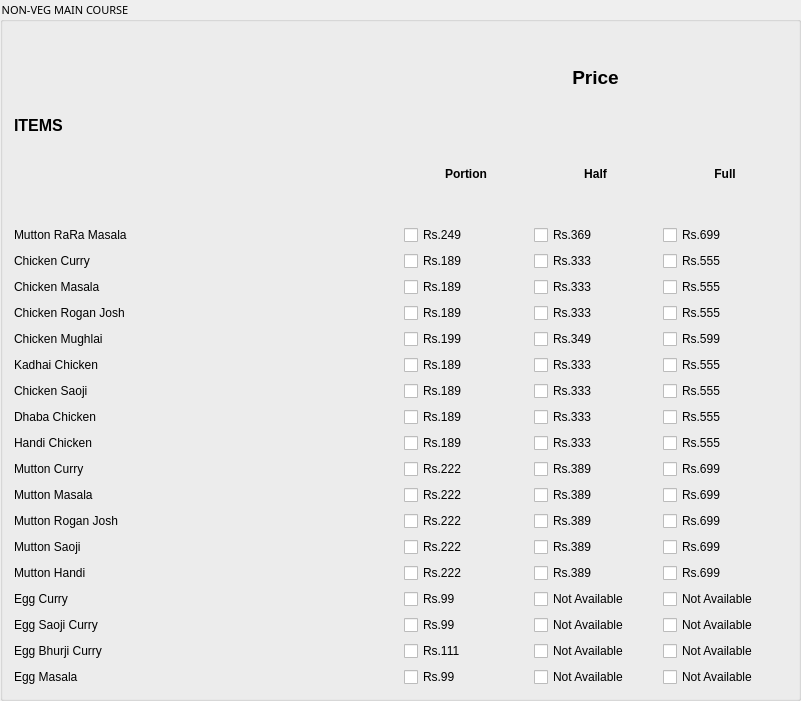
  <widget class="QGroupBox" name="groupBox">
   <property name="geometry">
    <rect>
     <x>100</x>
     <y>0</y>
     <width>801</width>
     <height>701</height>
    </rect>
   </property>
   <property name="font">
    <font>
     <family>Arial Black</family>
     <pointsize>8</pointsize>
     <weight>10</weight>
     <italic>false</italic>
     <bold>false</bold>
    </font>
   </property>
   <property name="styleSheet">
    <string notr="true">color: rgb(0, 0, 0);
font: 87 8pt &quot;Arial Black&quot;;</string>
   </property>
   <property name="title">
    <string>NON-VEG MAIN COURSE</string>
   </property>
   <layout class="QVBoxLayout" name="verticalLayout_2">
    <item>
     <layout class="QHBoxLayout" name="horizontalLayout_76">
      <item>
       <widget class="QLabel" name="label">
        <property name="styleSheet">
         <string notr="true">color: rgb(0, 0, 0);
font: 87 8pt &quot;Arial Black&quot;;</string>
        </property>
        <property name="text">
         <string>&lt;html&gt;&lt;head/&gt;&lt;body&gt;&lt;p&gt;&lt;span style=&quot; font-size:12pt; font-weight:600;&quot;&gt;ITEMS&lt;/span&gt;&lt;/p&gt;&lt;/body&gt;&lt;/html&gt;</string>
        </property>
       </widget>
      </item>
      <item>
       <layout class="QVBoxLayout" name="verticalLayout">
        <item>
         <widget class="QLabel" name="label_2">
          <property name="styleSheet">
           <string notr="true">color: rgb(0, 0, 0);
font: 87 8pt &quot;Arial Black&quot;;</string>
          </property>
          <property name="text">
           <string>&lt;html&gt;&lt;head/&gt;&lt;body&gt;&lt;p align=&quot;center&quot;&gt;&lt;span style=&quot; font-size:14pt; font-weight:600;&quot;&gt;Price&lt;/span&gt;&lt;/p&gt;&lt;/body&gt;&lt;/html&gt;</string>
          </property>
         </widget>
        </item>
        <item>
         <layout class="QHBoxLayout" name="horizontalLayout">
          <item>
           <widget class="QLabel" name="label_3">
            <property name="styleSheet">
             <string notr="true">color: rgb(0, 0, 0);
font: 87 8pt &quot;Arial Black&quot;;</string>
            </property>
            <property name="text">
             <string>&lt;html&gt;&lt;head/&gt;&lt;body&gt;&lt;p align=&quot;center&quot;&gt;&lt;span style=&quot; font-weight:600;&quot;&gt;Portion&lt;/span&gt;&lt;/p&gt;&lt;/body&gt;&lt;/html&gt;</string>
            </property>
           </widget>
          </item>
          <item>
           <widget class="QLabel" name="label_5">
            <property name="styleSheet">
             <string notr="true">color: rgb(0, 0, 0);
font: 87 8pt &quot;Arial Black&quot;;</string>
            </property>
            <property name="text">
             <string>&lt;html&gt;&lt;head/&gt;&lt;body&gt;&lt;p align=&quot;center&quot;&gt;&lt;span style=&quot; font-weight:600;&quot;&gt;Half&lt;/span&gt;&lt;/p&gt;&lt;/body&gt;&lt;/html&gt;</string>
            </property>
           </widget>
          </item>
          <item>
           <widget class="QLabel" name="label_4">
            <property name="styleSheet">
             <string notr="true">color: rgb(0, 0, 0);
font: 87 8pt &quot;Arial Black&quot;;</string>
            </property>
            <property name="text">
             <string>&lt;html&gt;&lt;head/&gt;&lt;body&gt;&lt;p align=&quot;center&quot;&gt;&lt;span style=&quot; font-weight:600;&quot;&gt;Full&lt;/span&gt;&lt;/p&gt;&lt;/body&gt;&lt;/html&gt;</string>
            </property>
           </widget>
          </item>
         </layout>
        </item>
       </layout>
      </item>
     </layout>
    </item>
    <item>
     <layout class="QHBoxLayout" name="horizontalLayout_75">
      <item>
       <widget class="QLabel" name="label_121">
        <property name="styleSheet">
         <string notr="true">color: rgb(0, 0, 0);
font: 87 8pt &quot;Arial Black&quot;;</string>
        </property>
        <property name="text">
         <string>Mutton RaRa Masala</string>
        </property>
       </widget>
      </item>
      <item>
       <layout class="QHBoxLayout" name="horizontalLayout_57">
        <item>
         <widget class="QCheckBox" name="checkBox_70">
          <property name="styleSheet">
           <string notr="true">color: rgb(0, 0, 0);
font: 87 8pt &quot;Arial Black&quot;;</string>
          </property>
          <property name="text">
           <string>Rs.249</string>
          </property>
         </widget>
        </item>
        <item>
         <widget class="QCheckBox" name="checkBox_71">
          <property name="styleSheet">
           <string notr="true">color: rgb(0, 0, 0);
font: 87 8pt &quot;Arial Black&quot;;</string>
          </property>
          <property name="text">
           <string>Rs.369</string>
          </property>
         </widget>
        </item>
        <item>
         <widget class="QCheckBox" name="checkBox_72">
          <property name="styleSheet">
           <string notr="true">color: rgb(0, 0, 0);
font: 87 8pt &quot;Arial Black&quot;;</string>
          </property>
          <property name="text">
           <string>Rs.699</string>
          </property>
         </widget>
        </item>
       </layout>
      </item>
     </layout>
    </item>
    <item>
     <layout class="QHBoxLayout" name="horizontalLayout_74">
      <item>
       <widget class="QLabel" name="label_122">
        <property name="styleSheet">
         <string notr="true">color: rgb(0, 0, 0);
font: 87 8pt &quot;Arial Black&quot;;</string>
        </property>
        <property name="text">
         <string>Chicken Curry</string>
        </property>
       </widget>
      </item>
      <item>
       <layout class="QHBoxLayout" name="horizontalLayout_60">
        <item>
         <widget class="QCheckBox" name="checkBox_79">
          <property name="styleSheet">
           <string notr="true">color: rgb(0, 0, 0);
font: 87 8pt &quot;Arial Black&quot;;</string>
          </property>
          <property name="text">
           <string>Rs.189</string>
          </property>
         </widget>
        </item>
        <item>
         <widget class="QCheckBox" name="checkBox_80">
          <property name="styleSheet">
           <string notr="true">color: rgb(0, 0, 0);
font: 87 8pt &quot;Arial Black&quot;;</string>
          </property>
          <property name="text">
           <string>Rs.333</string>
          </property>
         </widget>
        </item>
        <item>
         <widget class="QCheckBox" name="checkBox_81">
          <property name="styleSheet">
           <string notr="true">color: rgb(0, 0, 0);
font: 87 8pt &quot;Arial Black&quot;;</string>
          </property>
          <property name="text">
           <string>Rs.555</string>
          </property>
         </widget>
        </item>
       </layout>
      </item>
     </layout>
    </item>
    <item>
     <layout class="QHBoxLayout" name="horizontalLayout_73">
      <item>
       <widget class="QLabel" name="label_123">
        <property name="styleSheet">
         <string notr="true">color: rgb(0, 0, 0);
font: 87 8pt &quot;Arial Black&quot;;</string>
        </property>
        <property name="text">
         <string>Chicken Masala</string>
        </property>
       </widget>
      </item>
      <item>
       <layout class="QHBoxLayout" name="horizontalLayout_56">
        <item>
         <widget class="QCheckBox" name="checkBox_67">
          <property name="styleSheet">
           <string notr="true">color: rgb(0, 0, 0);
font: 87 8pt &quot;Arial Black&quot;;</string>
          </property>
          <property name="text">
           <string>Rs.189</string>
          </property>
         </widget>
        </item>
        <item>
         <widget class="QCheckBox" name="checkBox_68">
          <property name="styleSheet">
           <string notr="true">color: rgb(0, 0, 0);
font: 87 8pt &quot;Arial Black&quot;;</string>
          </property>
          <property name="text">
           <string>Rs.333</string>
          </property>
         </widget>
        </item>
        <item>
         <widget class="QCheckBox" name="checkBox_69">
          <property name="styleSheet">
           <string notr="true">color: rgb(0, 0, 0);
font: 87 8pt &quot;Arial Black&quot;;</string>
          </property>
          <property name="text">
           <string>Rs.555</string>
          </property>
         </widget>
        </item>
       </layout>
      </item>
     </layout>
    </item>
    <item>
     <layout class="QHBoxLayout" name="horizontalLayout_72">
      <item>
       <widget class="QLabel" name="label_124">
        <property name="styleSheet">
         <string notr="true">color: rgb(0, 0, 0);
font: 87 8pt &quot;Arial Black&quot;;</string>
        </property>
        <property name="text">
         <string>Chicken Rogan Josh</string>
        </property>
       </widget>
      </item>
      <item>
       <layout class="QHBoxLayout" name="horizontalLayout_55">
        <item>
         <widget class="QCheckBox" name="checkBox_64">
          <property name="styleSheet">
           <string notr="true">color: rgb(0, 0, 0);
font: 87 8pt &quot;Arial Black&quot;;</string>
          </property>
          <property name="text">
           <string>Rs.189</string>
          </property>
         </widget>
        </item>
        <item>
         <widget class="QCheckBox" name="checkBox_65">
          <property name="styleSheet">
           <string notr="true">color: rgb(0, 0, 0);
font: 87 8pt &quot;Arial Black&quot;;</string>
          </property>
          <property name="text">
           <string>Rs.333</string>
          </property>
         </widget>
        </item>
        <item>
         <widget class="QCheckBox" name="checkBox_66">
          <property name="styleSheet">
           <string notr="true">color: rgb(0, 0, 0);
font: 87 8pt &quot;Arial Black&quot;;</string>
          </property>
          <property name="text">
           <string>Rs.555</string>
          </property>
         </widget>
        </item>
       </layout>
      </item>
     </layout>
    </item>
    <item>
     <layout class="QHBoxLayout" name="horizontalLayout_71">
      <item>
       <widget class="QLabel" name="label_125">
        <property name="styleSheet">
         <string notr="true">color: rgb(0, 0, 0);
font: 87 8pt &quot;Arial Black&quot;;</string>
        </property>
        <property name="text">
         <string>Chicken Mughlai</string>
        </property>
       </widget>
      </item>
      <item>
       <layout class="QHBoxLayout" name="horizontalLayout_40">
        <item>
         <widget class="QCheckBox" name="checkBox">
          <property name="styleSheet">
           <string notr="true">color: rgb(0, 0, 0);
font: 87 8pt &quot;Arial Black&quot;;</string>
          </property>
          <property name="text">
           <string>Rs.199</string>
          </property>
         </widget>
        </item>
        <item>
         <widget class="QCheckBox" name="checkBox_20">
          <property name="styleSheet">
           <string notr="true">color: rgb(0, 0, 0);
font: 87 8pt &quot;Arial Black&quot;;</string>
          </property>
          <property name="text">
           <string>Rs.349</string>
          </property>
         </widget>
        </item>
        <item>
         <widget class="QCheckBox" name="checkBox_21">
          <property name="styleSheet">
           <string notr="true">color: rgb(0, 0, 0);
font: 87 8pt &quot;Arial Black&quot;;</string>
          </property>
          <property name="text">
           <string>Rs.599</string>
          </property>
         </widget>
        </item>
       </layout>
      </item>
     </layout>
    </item>
    <item>
     <layout class="QHBoxLayout" name="horizontalLayout_66">
      <item>
       <widget class="QLabel" name="label_130">
        <property name="styleSheet">
         <string notr="true">color: rgb(0, 0, 0);
font: 87 8pt &quot;Arial Black&quot;;</string>
        </property>
        <property name="text">
         <string>Kadhai Chicken</string>
        </property>
       </widget>
      </item>
      <item>
       <layout class="QHBoxLayout" name="horizontalLayout_45">
        <item>
         <widget class="QCheckBox" name="checkBox_34">
          <property name="styleSheet">
           <string notr="true">color: rgb(0, 0, 0);
font: 87 8pt &quot;Arial Black&quot;;</string>
          </property>
          <property name="text">
           <string>Rs.189</string>
          </property>
         </widget>
        </item>
        <item>
         <widget class="QCheckBox" name="checkBox_35">
          <property name="styleSheet">
           <string notr="true">color: rgb(0, 0, 0);
font: 87 8pt &quot;Arial Black&quot;;</string>
          </property>
          <property name="text">
           <string>Rs.333</string>
          </property>
         </widget>
        </item>
        <item>
         <widget class="QCheckBox" name="checkBox_36">
          <property name="styleSheet">
           <string notr="true">color: rgb(0, 0, 0);
font: 87 8pt &quot;Arial Black&quot;;</string>
          </property>
          <property name="text">
           <string>Rs.555</string>
          </property>
         </widget>
        </item>
       </layout>
      </item>
     </layout>
    </item>
    <item>
     <layout class="QHBoxLayout" name="horizontalLayout_70">
      <item>
       <widget class="QLabel" name="label_126">
        <property name="styleSheet">
         <string notr="true">color: rgb(0, 0, 0);
font: 87 8pt &quot;Arial Black&quot;;</string>
        </property>
        <property name="text">
         <string>Chicken Saoji</string>
        </property>
       </widget>
      </item>
      <item>
       <layout class="QHBoxLayout" name="horizontalLayout_41">
        <item>
         <widget class="QCheckBox" name="checkBox_22">
          <property name="styleSheet">
           <string notr="true">color: rgb(0, 0, 0);
font: 87 8pt &quot;Arial Black&quot;;</string>
          </property>
          <property name="text">
           <string>Rs.189</string>
          </property>
         </widget>
        </item>
        <item>
         <widget class="QCheckBox" name="checkBox_23">
          <property name="styleSheet">
           <string notr="true">color: rgb(0, 0, 0);
font: 87 8pt &quot;Arial Black&quot;;</string>
          </property>
          <property name="text">
           <string>Rs.333</string>
          </property>
         </widget>
        </item>
        <item>
         <widget class="QCheckBox" name="checkBox_24">
          <property name="styleSheet">
           <string notr="true">color: rgb(0, 0, 0);
font: 87 8pt &quot;Arial Black&quot;;</string>
          </property>
          <property name="text">
           <string>Rs.555</string>
          </property>
         </widget>
        </item>
       </layout>
      </item>
     </layout>
    </item>
    <item>
     <layout class="QHBoxLayout" name="horizontalLayout_69">
      <item>
       <widget class="QLabel" name="label_127">
        <property name="styleSheet">
         <string notr="true">color: rgb(0, 0, 0);
font: 87 8pt &quot;Arial Black&quot;;</string>
        </property>
        <property name="text">
         <string>Dhaba Chicken</string>
        </property>
       </widget>
      </item>
      <item>
       <layout class="QHBoxLayout" name="horizontalLayout_42">
        <item>
         <widget class="QCheckBox" name="checkBox_25">
          <property name="styleSheet">
           <string notr="true">color: rgb(0, 0, 0);
font: 87 8pt &quot;Arial Black&quot;;</string>
          </property>
          <property name="text">
           <string>Rs.189</string>
          </property>
         </widget>
        </item>
        <item>
         <widget class="QCheckBox" name="checkBox_26">
          <property name="styleSheet">
           <string notr="true">color: rgb(0, 0, 0);
font: 87 8pt &quot;Arial Black&quot;;</string>
          </property>
          <property name="text">
           <string>Rs.333</string>
          </property>
         </widget>
        </item>
        <item>
         <widget class="QCheckBox" name="checkBox_27">
          <property name="styleSheet">
           <string notr="true">color: rgb(0, 0, 0);
font: 87 8pt &quot;Arial Black&quot;;</string>
          </property>
          <property name="text">
           <string>Rs.555</string>
          </property>
         </widget>
        </item>
       </layout>
      </item>
     </layout>
    </item>
    <item>
     <layout class="QHBoxLayout" name="horizontalLayout_64">
      <item>
       <widget class="QLabel" name="label_132">
        <property name="styleSheet">
         <string notr="true">color: rgb(0, 0, 0);
font: 87 8pt &quot;Arial Black&quot;;</string>
        </property>
        <property name="text">
         <string>Handi Chicken</string>
        </property>
       </widget>
      </item>
      <item>
       <layout class="QHBoxLayout" name="horizontalLayout_47">
        <item>
         <widget class="QCheckBox" name="checkBox_40">
          <property name="styleSheet">
           <string notr="true">color: rgb(0, 0, 0);
font: 87 8pt &quot;Arial Black&quot;;</string>
          </property>
          <property name="text">
           <string>Rs.189</string>
          </property>
         </widget>
        </item>
        <item>
         <widget class="QCheckBox" name="checkBox_41">
          <property name="styleSheet">
           <string notr="true">color: rgb(0, 0, 0);
font: 87 8pt &quot;Arial Black&quot;;</string>
          </property>
          <property name="text">
           <string>Rs.333</string>
          </property>
         </widget>
        </item>
        <item>
         <widget class="QCheckBox" name="checkBox_42">
          <property name="styleSheet">
           <string notr="true">color: rgb(0, 0, 0);
font: 87 8pt &quot;Arial Black&quot;;</string>
          </property>
          <property name="text">
           <string>Rs.555</string>
          </property>
         </widget>
        </item>
       </layout>
      </item>
     </layout>
    </item>
    <item>
     <layout class="QHBoxLayout" name="horizontalLayout_68">
      <item>
       <widget class="QLabel" name="label_128">
        <property name="styleSheet">
         <string notr="true">color: rgb(0, 0, 0);
font: 87 8pt &quot;Arial Black&quot;;</string>
        </property>
        <property name="text">
         <string>Mutton Curry</string>
        </property>
       </widget>
      </item>
      <item>
       <layout class="QHBoxLayout" name="horizontalLayout_43">
        <item>
         <widget class="QCheckBox" name="checkBox_28">
          <property name="styleSheet">
           <string notr="true">color: rgb(0, 0, 0);
font: 87 8pt &quot;Arial Black&quot;;</string>
          </property>
          <property name="text">
           <string>Rs.222</string>
          </property>
         </widget>
        </item>
        <item>
         <widget class="QCheckBox" name="checkBox_29">
          <property name="styleSheet">
           <string notr="true">color: rgb(0, 0, 0);
font: 87 8pt &quot;Arial Black&quot;;</string>
          </property>
          <property name="text">
           <string>Rs.389</string>
          </property>
         </widget>
        </item>
        <item>
         <widget class="QCheckBox" name="checkBox_30">
          <property name="styleSheet">
           <string notr="true">color: rgb(0, 0, 0);
font: 87 8pt &quot;Arial Black&quot;;</string>
          </property>
          <property name="text">
           <string>Rs.699</string>
          </property>
         </widget>
        </item>
       </layout>
      </item>
     </layout>
    </item>
    <item>
     <layout class="QHBoxLayout" name="horizontalLayout_65">
      <item>
       <widget class="QLabel" name="label_131">
        <property name="styleSheet">
         <string notr="true">color: rgb(0, 0, 0);
font: 87 8pt &quot;Arial Black&quot;;</string>
        </property>
        <property name="text">
         <string>Mutton Masala</string>
        </property>
       </widget>
      </item>
      <item>
       <layout class="QHBoxLayout" name="horizontalLayout_46">
        <item>
         <widget class="QCheckBox" name="checkBox_37">
          <property name="styleSheet">
           <string notr="true">color: rgb(0, 0, 0);
font: 87 8pt &quot;Arial Black&quot;;</string>
          </property>
          <property name="text">
           <string>Rs.222</string>
          </property>
         </widget>
        </item>
        <item>
         <widget class="QCheckBox" name="checkBox_38">
          <property name="styleSheet">
           <string notr="true">color: rgb(0, 0, 0);
font: 87 8pt &quot;Arial Black&quot;;</string>
          </property>
          <property name="text">
           <string>Rs.389</string>
          </property>
         </widget>
        </item>
        <item>
         <widget class="QCheckBox" name="checkBox_39">
          <property name="styleSheet">
           <string notr="true">color: rgb(0, 0, 0);
font: 87 8pt &quot;Arial Black&quot;;</string>
          </property>
          <property name="text">
           <string>Rs.699</string>
          </property>
         </widget>
        </item>
       </layout>
      </item>
     </layout>
    </item>
    <item>
     <layout class="QHBoxLayout" name="horizontalLayout_67">
      <item>
       <widget class="QLabel" name="label_129">
        <property name="styleSheet">
         <string notr="true">color: rgb(0, 0, 0);
font: 87 8pt &quot;Arial Black&quot;;</string>
        </property>
        <property name="text">
         <string>Mutton Rogan Josh</string>
        </property>
       </widget>
      </item>
      <item>
       <layout class="QHBoxLayout" name="horizontalLayout_44">
        <item>
         <widget class="QCheckBox" name="checkBox_31">
          <property name="styleSheet">
           <string notr="true">color: rgb(0, 0, 0);
font: 87 8pt &quot;Arial Black&quot;;</string>
          </property>
          <property name="text">
           <string>Rs.222</string>
          </property>
         </widget>
        </item>
        <item>
         <widget class="QCheckBox" name="checkBox_32">
          <property name="styleSheet">
           <string notr="true">color: rgb(0, 0, 0);
font: 87 8pt &quot;Arial Black&quot;;</string>
          </property>
          <property name="text">
           <string>Rs.389</string>
          </property>
         </widget>
        </item>
        <item>
         <widget class="QCheckBox" name="checkBox_33">
          <property name="styleSheet">
           <string notr="true">color: rgb(0, 0, 0);
font: 87 8pt &quot;Arial Black&quot;;</string>
          </property>
          <property name="text">
           <string>Rs.699</string>
          </property>
         </widget>
        </item>
       </layout>
      </item>
     </layout>
    </item>
    <item>
     <layout class="QHBoxLayout" name="horizontalLayout_63">
      <item>
       <widget class="QLabel" name="label_133">
        <property name="styleSheet">
         <string notr="true">color: rgb(0, 0, 0);
font: 87 8pt &quot;Arial Black&quot;;</string>
        </property>
        <property name="text">
         <string>Mutton Saoji</string>
        </property>
       </widget>
      </item>
      <item>
       <layout class="QHBoxLayout" name="horizontalLayout_48">
        <item>
         <widget class="QCheckBox" name="checkBox_43">
          <property name="styleSheet">
           <string notr="true">color: rgb(0, 0, 0);
font: 87 8pt &quot;Arial Black&quot;;</string>
          </property>
          <property name="text">
           <string>Rs.222</string>
          </property>
         </widget>
        </item>
        <item>
         <widget class="QCheckBox" name="checkBox_44">
          <property name="styleSheet">
           <string notr="true">color: rgb(0, 0, 0);
font: 87 8pt &quot;Arial Black&quot;;</string>
          </property>
          <property name="text">
           <string>Rs.389</string>
          </property>
         </widget>
        </item>
        <item>
         <widget class="QCheckBox" name="checkBox_45">
          <property name="styleSheet">
           <string notr="true">color: rgb(0, 0, 0);
font: 87 8pt &quot;Arial Black&quot;;</string>
          </property>
          <property name="text">
           <string>Rs.699</string>
          </property>
         </widget>
        </item>
       </layout>
      </item>
     </layout>
    </item>
    <item>
     <layout class="QHBoxLayout" name="horizontalLayout_62">
      <item>
       <widget class="QLabel" name="label_135">
        <property name="styleSheet">
         <string notr="true">color: rgb(0, 0, 0);
font: 87 8pt &quot;Arial Black&quot;;</string>
        </property>
        <property name="text">
         <string>Mutton Handi</string>
        </property>
       </widget>
      </item>
      <item>
       <layout class="QHBoxLayout" name="horizontalLayout_49">
        <item>
         <widget class="QCheckBox" name="checkBox_46">
          <property name="styleSheet">
           <string notr="true">color: rgb(0, 0, 0);
font: 87 8pt &quot;Arial Black&quot;;</string>
          </property>
          <property name="text">
           <string>Rs.222</string>
          </property>
         </widget>
        </item>
        <item>
         <widget class="QCheckBox" name="checkBox_47">
          <property name="styleSheet">
           <string notr="true">color: rgb(0, 0, 0);
font: 87 8pt &quot;Arial Black&quot;;</string>
          </property>
          <property name="text">
           <string>Rs.389</string>
          </property>
         </widget>
        </item>
        <item>
         <widget class="QCheckBox" name="checkBox_48">
          <property name="styleSheet">
           <string notr="true">color: rgb(0, 0, 0);
font: 87 8pt &quot;Arial Black&quot;;</string>
          </property>
          <property name="text">
           <string>Rs.699</string>
          </property>
         </widget>
        </item>
       </layout>
      </item>
     </layout>
    </item>
    <item>
     <layout class="QHBoxLayout" name="horizontalLayout_61">
      <item>
       <widget class="QLabel" name="label_134">
        <property name="styleSheet">
         <string notr="true">color: rgb(0, 0, 0);
font: 87 8pt &quot;Arial Black&quot;;</string>
        </property>
        <property name="text">
         <string>Egg Curry</string>
        </property>
       </widget>
      </item>
      <item>
       <layout class="QHBoxLayout" name="horizontalLayout_50">
        <item>
         <widget class="QCheckBox" name="checkBox_49">
          <property name="styleSheet">
           <string notr="true">color: rgb(0, 0, 0);
font: 87 8pt &quot;Arial Black&quot;;</string>
          </property>
          <property name="text">
           <string>Rs.99</string>
          </property>
         </widget>
        </item>
        <item>
         <widget class="QCheckBox" name="checkBox_50">
          <property name="styleSheet">
           <string notr="true">color: rgb(0, 0, 0);
font: 87 8pt &quot;Arial Black&quot;;</string>
          </property>
          <property name="text">
           <string>Not Available</string>
          </property>
         </widget>
        </item>
        <item>
         <widget class="QCheckBox" name="checkBox_51">
          <property name="styleSheet">
           <string notr="true">color: rgb(0, 0, 0);
font: 87 8pt &quot;Arial Black&quot;;</string>
          </property>
          <property name="text">
           <string>Not Available</string>
          </property>
         </widget>
        </item>
       </layout>
      </item>
     </layout>
    </item>
    <item>
     <layout class="QHBoxLayout" name="horizontalLayout_59">
      <item>
       <widget class="QLabel" name="label_136">
        <property name="styleSheet">
         <string notr="true">color: rgb(0, 0, 0);
font: 87 8pt &quot;Arial Black&quot;;</string>
        </property>
        <property name="text">
         <string>Egg Saoji Curry</string>
        </property>
       </widget>
      </item>
      <item>
       <layout class="QHBoxLayout" name="horizontalLayout_51">
        <item>
         <widget class="QCheckBox" name="checkBox_52">
          <property name="styleSheet">
           <string notr="true">color: rgb(0, 0, 0);
font: 87 8pt &quot;Arial Black&quot;;</string>
          </property>
          <property name="text">
           <string>Rs.99</string>
          </property>
         </widget>
        </item>
        <item>
         <widget class="QCheckBox" name="checkBox_53">
          <property name="styleSheet">
           <string notr="true">color: rgb(0, 0, 0);
font: 87 8pt &quot;Arial Black&quot;;</string>
          </property>
          <property name="text">
           <string>Not Available</string>
          </property>
         </widget>
        </item>
        <item>
         <widget class="QCheckBox" name="checkBox_54">
          <property name="styleSheet">
           <string notr="true">color: rgb(0, 0, 0);
font: 87 8pt &quot;Arial Black&quot;;</string>
          </property>
          <property name="text">
           <string>Not Available</string>
          </property>
         </widget>
        </item>
       </layout>
      </item>
     </layout>
    </item>
    <item>
     <layout class="QHBoxLayout" name="horizontalLayout_58">
      <item>
       <widget class="QLabel" name="label_137">
        <property name="styleSheet">
         <string notr="true">color: rgb(0, 0, 0);
font: 87 8pt &quot;Arial Black&quot;;</string>
        </property>
        <property name="text">
         <string>Egg Bhurji Curry</string>
        </property>
       </widget>
      </item>
      <item>
       <layout class="QHBoxLayout" name="horizontalLayout_52">
        <item>
         <widget class="QCheckBox" name="checkBox_55">
          <property name="styleSheet">
           <string notr="true">color: rgb(0, 0, 0);
font: 87 8pt &quot;Arial Black&quot;;</string>
          </property>
          <property name="text">
           <string>Rs.111</string>
          </property>
         </widget>
        </item>
        <item>
         <widget class="QCheckBox" name="checkBox_56">
          <property name="styleSheet">
           <string notr="true">color: rgb(0, 0, 0);
font: 87 8pt &quot;Arial Black&quot;;</string>
          </property>
          <property name="text">
           <string>Not Available</string>
          </property>
         </widget>
        </item>
        <item>
         <widget class="QCheckBox" name="checkBox_57">
          <property name="styleSheet">
           <string notr="true">color: rgb(0, 0, 0);
font: 87 8pt &quot;Arial Black&quot;;</string>
          </property>
          <property name="text">
           <string>Not Available</string>
          </property>
         </widget>
        </item>
       </layout>
      </item>
     </layout>
    </item>
    <item>
     <layout class="QHBoxLayout" name="horizontalLayout_54">
      <item>
       <widget class="QLabel" name="label_138">
        <property name="styleSheet">
         <string notr="true">color: rgb(0, 0, 0);
font: 87 8pt &quot;Arial Black&quot;;</string>
        </property>
        <property name="text">
         <string>Egg Masala</string>
        </property>
       </widget>
      </item>
      <item>
       <layout class="QHBoxLayout" name="horizontalLayout_53">
        <item>
         <widget class="QCheckBox" name="checkBox_58">
          <property name="styleSheet">
           <string notr="true">color: rgb(0, 0, 0);
font: 87 8pt &quot;Arial Black&quot;;</string>
          </property>
          <property name="text">
           <string>Rs.99</string>
          </property>
         </widget>
        </item>
        <item>
         <widget class="QCheckBox" name="checkBox_59">
          <property name="styleSheet">
           <string notr="true">color: rgb(0, 0, 0);
font: 87 8pt &quot;Arial Black&quot;;</string>
          </property>
          <property name="text">
           <string>Not Available</string>
          </property>
         </widget>
        </item>
        <item>
         <widget class="QCheckBox" name="checkBox_60">
          <property name="styleSheet">
           <string notr="true">color: rgb(0, 0, 0);
font: 87 8pt &quot;Arial Black&quot;;</string>
          </property>
          <property name="text">
           <string>Not Available</string>
          </property>
         </widget>
        </item>
       </layout>
      </item>
     </layout>
    </item>
   </layout>
  </widget>
